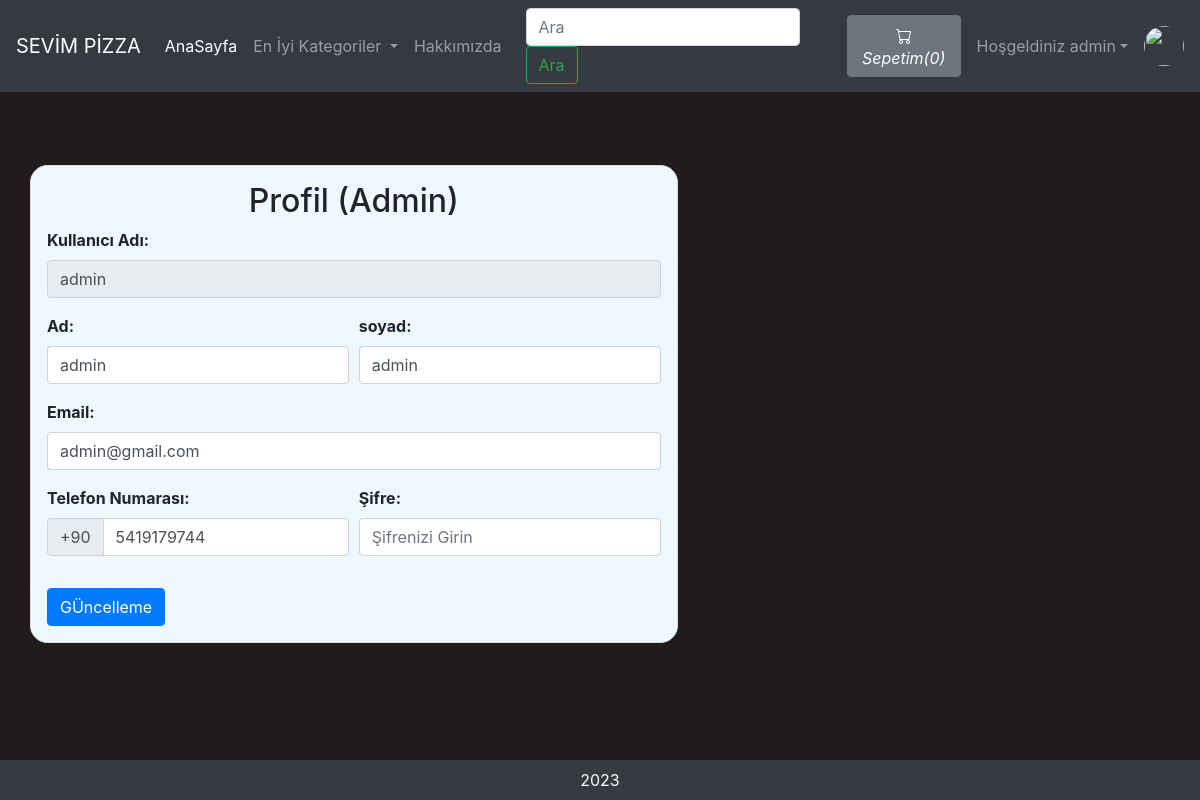
Screenshot of /viewProfile.php (signed in) with the database file from the repository.
### tables this page shows
CREATE TABLE `sitedetail` (
  `tempId` int(11) NOT NULL,
  `systemName` varchar(21) NOT NULL,
  `email` varchar(35) NOT NULL,
  `contact1` bigint(21) NOT NULL,
  `contact2` bigint(21) DEFAULT NULL COMMENT 'Optional',
  `address` text NOT NULL,
  `dateTime` datetime NOT NULL DEFAULT current_timestamp()
);

CREATE TABLE `users` (
  `id` int(21) NOT NULL,
  `username` varchar(21) NOT NULL,
  `firstName` varchar(21) NOT NULL,
  `lastName` varchar(21) NOT NULL,
  `email` varchar(35) NOT NULL,
  `phone` bigint(20) NOT NULL,
  `userType` enum('0','1') NOT NULL DEFAULT '0' COMMENT '0=user\r\n1=admin',
  `password` varchar(255) NOT NULL,
  `joinDate` datetime NOT NULL DEFAULT current_timestamp()
);

### viewProfile.php (the view, shortened to what this page needs)
<!DOCTYPE HTML>
<html lang="en">
<head>
    <link rel="stylesheet" href="https://stackpath.bootstrapcdn.com/bootstrap/4.2.1/css/bootstrap.min.css">
    <link rel="stylesheet" href="https://stackpath.bootstrapcdn.com/bootstrap/4.3.1/css/bootstrap.min.css">
    <link rel="stylesheet" href="https://use.fontawesome.com/releases/v5.7.2/css/all.css">
</head>
<body>
    <?php include 'partials/_dbconnect.php';?>
    <?php require 'partials/_nav.php' ?>
    <?php
        if($loggedin) {
    ?>
    <div class="container">
        <?php
            $sql = "SELECT * FROM users WHERE id='$userId'";
            $result = mysqli_query($conn, $sql);
            $row=mysqli_fetch_assoc($result);
            $username = $row['username'];
            $firstName = $row['firstName'];
            $lastName = $row['lastName'];
            $email = $row['email'];
            $phone = $row['phone'];
            $userType = $row['userType'];
            if($userType == 0) {
                $userType = "User";
            }
            else {
                $userType = "Admin";
            }
        ?>
        <div class="row">
            <div class="content-panel mb-3" style="display: flex;justify-content: center;">
                <div class="border p-3" style="border: 2px solid rgba(0, 0, 0, 0.1);border-radius: 1.1rem;background-color: aliceblue;">
                    <h2 class="title text-center">Profil<span class="pro-label label label-warning"> (<?php echo $userType ?>)</span></h2>
                    <form action="partials/_manageProfile.php" method="post">
                        <div class="form-group">
                            <b><label for="username">Kullanıcı Adı:</label></b>
                            <input class="form-control" id="username" name="username" type="text" disabled value="<?php echo $username ?>">
                        </div>
                        <div class="form-row">
                        <div class="form-group col-md-6">
                            <b><label for="firstName">Ad:</label></b>
                            <input type="text" class="form-control" id="firstName" name="firstName" placeholder="Ad" required value="<?php echo $firstName ?>">
                        </div>
                        <div class="form-group col-md-6">
                            <b><label for="lastName">soyad:</label></b>
                            <input type="text" class="form-control" id="lastName" name="lastName" placeholder="Soyad " required value="<?php echo $lastName ?>">
                        </div>
                        </div>
                        <div class="form-group">
                            <b><label for="email">Email:</label></b>
                            <input type="email" class="form-control" id="email" name="email" placeholder="Email Giriniz" required value="<?php echo $email ?>">
                        </div>
                        <div class="form-row">
                            <div class="form-group  col-md-6">
                                <b><label for="phone">Telefon Numarası:</label></b>
                                <div class="input-group mb-3">
                                    <div class="input-group-prepend">
                                        <span class="input-group-text" id="basic-addon">+90</span>
                                    </div>
                                    <input type="tel" class="form-control" id="phone" name="phone" placeholder="Numaranızı Girin" required pattern="[0-9]{10}" maxlength="10" value="<?php echo $phone ?>">
                                </div>
                            </div>
                            <div class="form-group  col-md-6">
                                <b><label for="password">Şifre:</label></b>
                                <input class="form-control" id="password" name="password" placeholder="Şifrenizi Girin" type="password" required minlength="4" maxlength="21" >
                            </div>
                        </div>
                        <button type="submit" name="updateProfileDetail" class="btn btn-primary">GÜncelleme</button>
                    </form>
                </div>
            </div>
        </div>
    </div>
    <?php
        }
    ?>
    <?php require 'partials/_footer.php' ?>
</body>
</html>

### partials/_nav.php (shortened to what this page needs)
<?php
if(isset($_SESSION['loggedin']) && $_SESSION['loggedin']==true){
  $loggedin= true;
  $userId = $_SESSION['userId'];
  $username = $_SESSION['username'];
}
else{
  $loggedin = false;
  $userId = 0;
}
$sql = "SELECT * FROM `sitedetail`";
$result = mysqli_query($conn, $sql);
$row = mysqli_fetch_assoc($result);
$systemName = $row['systemName'];
echo '<nav class="navbar navbar-expand-lg navbar-dark bg-dark">
      <a class="navbar-brand" href="index.php">'.$systemName.'</a>
      <button class="navbar-toggler" type="button" data-toggle="collapse" data-target="#navbarSupportedContent" aria-controls="navbarSupportedContent" aria-expanded="false" aria-label="Toggle navigation">
        <span class="navbar-toggler-icon"></span>
      </button>
      <div class="collapse navbar-collapse" id="navbarSupportedContent">
        <ul class="navbar-nav mr-auto">
          <li class="nav-item active">
            <a class="nav-link" href="index.php">AnaSayfa <span class="sr-only">(current)</span></a>
          </li>
          <li class="nav-item dropdown">
            <a class="nav-link dropdown-toggle" href="#" id="navbarDropdown" role="button" data-toggle="dropdown" aria-haspopup="true" aria-expanded="false">
              En İyi Kategoriler
            </a>
            <div class="dropdown-menu" aria-labelledby="navbarDropdown">';
            echo '</div>
          </li>
          <li class="nav-item">
          </li>
          <li class="nav-item">
            <a class="nav-link" href="about.php">Hakkımızda</a>
          </li>
          <li class="nav-item">
          </li>
        </ul>
        <form method="get" action="/OnlinePizzaDelivery/search.php" class="form-inline my-2 my-lg-0 mx-3">
          <input class="form-control mr-sm-2" type="search" name="search" id="search" placeholder="Ara" aria-label="Search" required>
          <button class="btn btn-outline-success my-2 my-sm-0" type="submit">Ara</button>
        </form>';
        $countsql = "SELECT SUM(`itemQuantity`) FROM `viewcart` WHERE `userId`=$userId";
        $countresult = mysqli_query($conn, $countsql);
        $countrow = mysqli_fetch_assoc($countresult);
        $count = $countrow['SUM(`itemQuantity`)'];
        if(!$count) {
          $count = 0;
        }
        echo '<a href="viewCart.php"><button type="button" class="btn btn-secondary mx-2" title="MyCart">
          <svg xmlns="img/cart.svg" width="16" height="16" fill="currentColor" class="bi bi-cart" viewBox="0 0 16 16">
            <path d="M0 1.5A.5.5 0 0 1 .5 1H2a.5.5 0 0 1 .485.379L2.89 3H14.5a.5.5 0 0 1 .491.592l-1.5 8A.5.5 0 0 1 13 12H4a.5.5 0 0 1-.491-.408L2.01 3.607 1.61 2H.5a.5.5 0 0 1-.5-.5zM3.102 4l1.313 7h8.17l1.313-7H3.102zM5 12a2 2 0 1 0 0 4 2 2 0 0 0 0-4zm7 0a2 2 0 1 0 0 4 2 2 0 0 0 0-4zm-7 1a1 1 0 1 1 0 2 1 1 0 0 1 0-2zm7 0a1 1 0 1 1 0 2 1 1 0 0 1 0-2z"/>
          </svg>
          <i class="bi bi-cart">Sepetim(' .$count. ')</i>
        </button></a>';
        if($loggedin){
          echo '<ul class="navbar-nav mr-2">
            <li class="nav-item dropdown">
              <a class="nav-link dropdown-toggle" href="#" id="navbarDropdown" role="button" data-toggle="dropdown"> Hoşgeldiniz ' .$username. '</a>
              <div class="dropdown-menu" aria-labelledby="navbarDropdown">
                <a class="dropdown-item" href="partials/_logout.php">Çıkış Yap</a>
              </div>
            </li>
          </ul>
          <div class="text-center image-size-small position-relative">
            <a href="viewProfile.php"><img src="img/person-' .$userId. '.jpg" class="rounded-circle" onError="this.src = \'img/profilePic.jpg\'" style="width:40px; height:40px"></a>
          </div>';
        }
        else {
          echo '
          <button type="button" class="btn btn-success mx-2"  data-toggle="modal" data-target="#loginModal">Giriş</button>
          <button type="button" class="btn btn-success mx-2"  data-toggle="modal" data-target="#signupModal">Kaydet</button>';
        }
  echo '</div>
    </nav>';
?>

### viewProfile.php (style rules this page uses)
body { background-color: #221b1b; }
.row { margin-right: 150px; margin-top: 73px; }

### rows the page displays
sitedetail: systemName "SEVİM PİZZA"
users: userType "Admin", username "admin", firstName "admin", lastName "admin", email "admin@gmail.com", phone "5419179744"

### other values shown
$count "0"
$username "admin"
